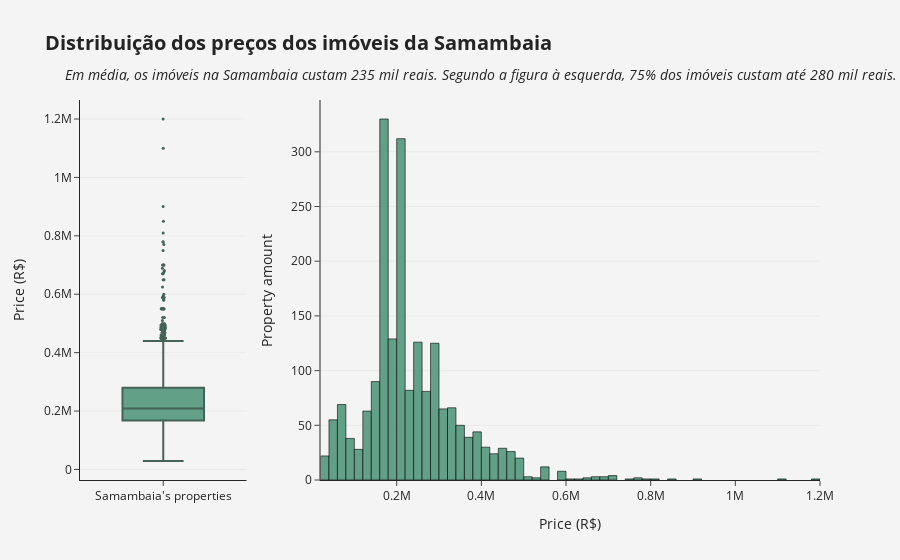

The cell this chart's notebook holds for it:
### Markdown cell above
### Exploratory Data Analysis

#### The big picture

Remember we started our assumptions that house size, house category and the house distance to the train station are the most important features on price. This is important so we can see whether there is a real impact of these features on price or not.

The first thing we'll do is see the price feature:

### Code cell
title = '<b>Distribuição dos preços dos imóveis da Samambaia</b>'
subtitle = '<br><sub><i>     Em média, os imóveis na Samambaia custam 235 mil reais.\
 Segundo a figura à esquerda, 75% dos imóveis custam até 280 mil reais.<i></sub>'
title += subtitle

FIGURE_BG_COLOR = '#f4f4f4'


df = df_train[[HOUSE_REGION, HOUSE_PRICE]].groupby(HOUSE_REGION).mean().reset_index()

fig = make_subplots(rows = 1, cols = 2, column_widths=[0.25, 0.75])

## ADDING FIGURES

# Figure 1
fig.add_trace(
    go.Box(
        y = df_train[HOUSE_PRICE],
        showlegend = False,
        name = "Samambaia's properties",
        line_color = '#456357',
        fillcolor = '#63A088',
        marker_size = 3,
        jitter = .06),
    col = 1,
    row = 1)

# Figure 2
fig.add_trace(
    go.Histogram(
        x = df_train[HOUSE_PRICE],
        showlegend=False,
        name = '',
        marker=dict(color ='#63A088',
                    line = dict(color='black', width=.6))), 
    col = 2, 
    row = 1)

fig.update_layout(
    title = title,
    titlefont = {'size': FIGURE_TITLE_SIZE},
    template = 'simple_white',
    paper_bgcolor = FIGURE_BG_COLOR,
    plot_bgcolor = FIGURE_BG_COLOR,
)

fig.update_xaxes(showgrid = False)

fig.update_yaxes(
    showgrid = True,
    gridcolor = FIGURE_GRID_COLOR,
    gridwidth = 0.7
)

fig['layout']['yaxis']['title'] = 'Price (R$)'
fig['layout']['yaxis2']['title'] = 'Property amount'
fig['layout']['xaxis2']['title'] = 'Price (R$)'

fig.show()

### Figure 1 — Plotly figure (JSON) as saved in the notebook; plotly's stock layout.template omitted (floating-point values rounded to 4 significant figures; data arrays with more than 128 entries replaced by an {"elided": "..."} marker saying what was removed)
{"data": [{"fillcolor": "#63A088", "jitter": 0.06, "line": {"color": "#456357"}, "marker": {"size": 3}, "name": "Samambaia's properties", "showlegend": false, "type": "box", "xaxis": "x", "y": {"elided": "1991 int values"}, "yaxis": "y"}, {"marker": {"color": "#63A088", "line": {"color": "black", "width": 0.6}}, "name": "", "showlegend": false, "type": "histogram", "x": {"elided": "1991 int values"}, "xaxis": "x2", "yaxis": "y2"}], "layout": {"paper_bgcolor": "#f4f4f4", "plot_bgcolor": "#f4f4f4", "title": {"font": {"size": 20}, "text": "<b>Distribuição dos preços dos imóveis da Samambaia</b><br><sub><i>     Em média, os imóveis na Samambaia custam 235 mil reais. Segundo a figura à esquerda, 75% dos imóveis custam até 280 mil reais.<i></sub>"}, "xaxis": {"anchor": "y", "domain": [0, 0.225], "showgrid": false}, "xaxis2": {"anchor": "y2", "domain": [0.325, 1], "showgrid": false, "title": {"text": "Price (R$)"}}, "yaxis": {"anchor": "x", "domain": [0, 1], "gridcolor": "#e7e7e7", "gridwidth": 0.7, "showgrid": true, "title": {"text": "Price (R$)"}}, "yaxis2": {"anchor": "x2", "domain": [0, 1], "gridcolor": "#e7e7e7", "gridwidth": 0.7, "showgrid": true, "title": {"text": "Property amount"}}}}
